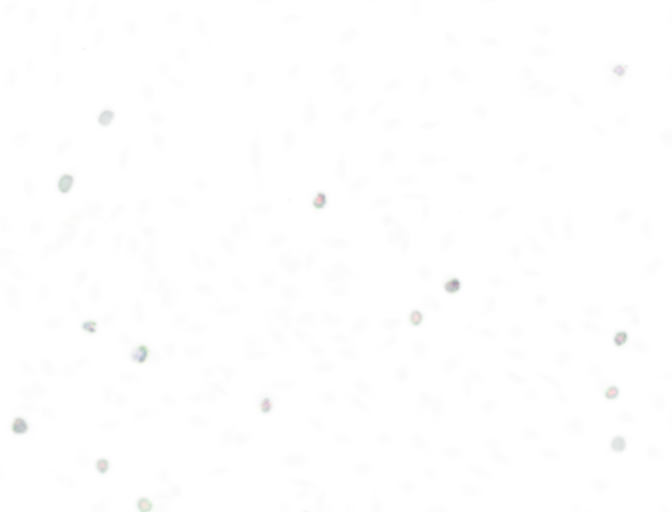
#> input picture Day_2_June_24/Jupyter_Notebooks/images/4color_cells.tif, 672 x 512 px, given in place of 46658_784_B12_1.tif, which was not available
$ jupyter execute --allow-errors 04_feature_extraction.ipynb   (text cells are left out)
#> lines starting #> are read from the running program, lines starting #| are printed output that depends on the picture; after the words box and inside, x2 and y2 are one past the last pixel; in counts of white or black regions, pixels touching at a corner belong together; pictures that were not available may be replaced by others from this repository, and a replacement may not be noted
[cell 1]
import numpy as np
import pandas as pd
import math
import matplotlib.pyplot as plt
import skimage
import skimage.io
import skimage.morphology
import skimage.segmentation
import skimage.color
import scipy.ndimage as ndi
import stackview
import ipywidgets as widgets

[cell 2]
image_stack = skimage.io.imread('images/cells_atlas/46658_784_B12_1.tif')
#> image_stack is the input picture: shape (512, 672, 4) uint16; mean R, G, B, A 429.8, 694.2, 475.8, 236.1

[cell 3]
plt.subplots(figsize=(5,5))
plt.imshow(image_stack);

[cell 4]
fig, (ax1, ax2, ax3) = plt.subplots(1, 3)
ax1.imshow(image_stack[:,:,0], cmap='Reds_r')
ax1.set_title('Red')
ax2.imshow(image_stack[:,:,1], cmap='Greens_r')
ax2.set_title('Green')
ax2.axis('off')
ax3.imshow(image_stack[:,:,2], cmap='Blues_r')
ax3.set_title('Blue')
ax3.axis('off')

[cell 5]
image_nuclei = image_stack[:,:,2] #blue channel in RGB
image_signal = image_stack[:,:,1] #green channel in RGB

# filter image
image_nuclei = skimage.filters.median(image_nuclei, skimage.morphology.disk(5))

# create mask and clean-up
mask_nuclei = image_nuclei > skimage.filters.threshold_otsu(image_nuclei)
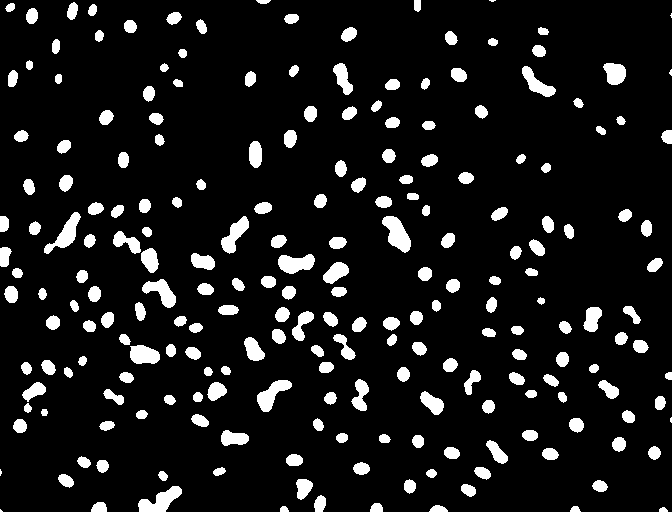
#> mask_nuclei: shape (512, 672) bool; 9.6% white; 220 white regions (6 under 20 px), largest, box (x1, y1, x2, y2) and area: (382, 216, 411, 253) 616, (138, 486, 182, 512) 598, (44, 212, 81, 254) 550
mask_nuclei = skimage.morphology.binary_closing(mask_nuclei, footprint=skimage.morphology.disk(5))
#> mask_nuclei: shape (512, 672) bool; 9.9% white; 202 white regions (10 under 20 px), largest, box (x1, y1, x2, y2) and area: (113, 227, 176, 308) 1339, (375, 196, 411, 253) 814, (272, 305, 314, 344) 730
mask_nuclei = ndi.binary_fill_holes(mask_nuclei, skimage.morphology.disk(5))

[cell 6]
plt.subplots(figsize=(7,7))
plt.imshow(mask_nuclei, cmap = 'gray');

[cell 7]
my_labels_raw = skimage.morphology.label(mask_nuclei)
#> my_labels_raw: shape (512, 672) int32; 203 distinct labels, from 0 to 202
#> `labels = skimage.morphology.label(my_labels_raw)`: labels: shape (512, 672) int64; 203 distinct labels, from 0 to 202

[cell 8]
def overlay_labels(label_img, text_color='red'):
    """This is a function not included in sci-kit image.
    It is for demonstration purposes to show label numbers
    As such, it is not extensively tested!
    This calls a label_image generated from skiimage.mophology.label
    text_color can be used to pick your color"""
#> called with text_color = 'red'

    img = label_img.astype(float)
    img /= img.max() if img.max() > 0 else 1
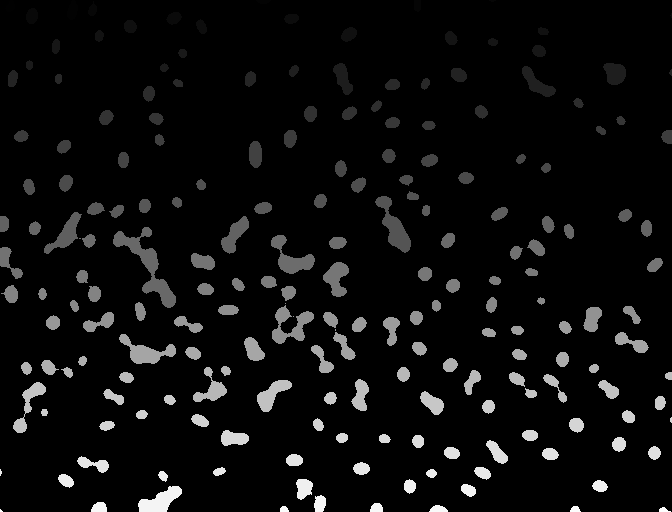
#> img: shape (512, 672) float64; min 0, max 1, mean 0.0514

    rgb = skimage.color.gray2rgb(img)

    fig, ax = plt.subplots(figsize=(6,6))
    ax.imshow(rgb)

    for region in skimage.measure.regionprops(label_img):
        y, x = region.centroid
        ax.text(x, y, str(region.label),
                color=text_color,
                fontsize=10,
                ha="center", va="center")
#> this loop made 202 passes
#> (y, x) on passes 1 to 3: (6.01, 10.09), (9.96, 72.1), (1.22, 263)

    ax.axis("off")
    return fig, ax

[cell 9]
labels = skimage.morphology.label(my_labels_raw)
overlay_labels(labels)
plt.show()

[cell 10]
plt.subplots(figsize=(7,7))
plt.imshow(my_labels_raw);

[cell 11]
my_labels = skimage.segmentation.clear_border(my_labels_raw)
#> my_labels: shape (512, 672) int32; 181 distinct labels, from 0 to 193

[cell 12]
plt.subplots(figsize=(7,7))
plt.imshow(my_labels);

[cell 13]
label_overlay = skimage.color.label2rgb(my_labels, image=image_stack[:,:,2], alpha=0.2)
plt.subplots(figsize=(7,7))
plt.imshow(label_overlay);

[cell 14]
label_overlay_u8 = (label_overlay * 255).astype(np.uint8)

#> (a cell that did not finish here is left out)

[cell 16]
my_regions = skimage.measure.regionprops_table(my_labels, properties=('label','area','perimeter'))
#> my_regions = 3 items

[cell 17]
my_regions

[cell 18]
my_dict = {'fruit name': 'apple', 'weight': 50, 'types': ['golden', 'gala', 'breaburn']}
my_dict

[cell 19]
my_dict['weight']

[cell 20]
my_regions = skimage.measure.regionprops_table(
    my_labels,intensity_image=image_signal, properties=('label','area','perimeter','mean_intensity'))
#> my_regions = 4 items

[cell 21]
my_regions

[cell 22]
plt.hist(my_regions['mean_intensity']);
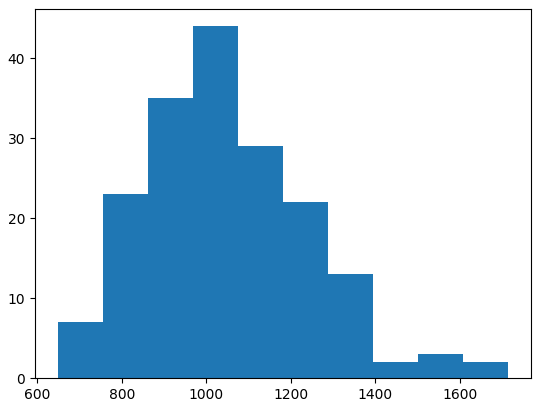
#> figure drawn by matplotlib, 1 panel; tallest bar 44 high, from x = 967.9 to 1074.6

[cell 23]
my_regions['area']
#> Out = 180 values, max 1339 at index 73, min 1 at index 101, mean 177.1

[cell 24]
selected = my_regions['area'] > 100
selected

[cell 25]
my_regions['mean_intensity'][selected]
#> Out = 131 values, max 1714.8 at index 74, min 690.3 at index 2, mean 1076.9

[cell 26]
import pandas as pd

[cell 27]
np.random.seed(42)
my_array = np.random.randint(0,100, (3,5))
my_array

[cell 28]
pd.DataFrame(my_array)

[cell 29]
my_df = pd.DataFrame(my_array, columns=['a', 'b', 'c', 'd', 'e'])
my_df

[cell 30]
my_df['c']

[cell 31]
my_df['c'] < 50

[cell 32]
my_df[my_df['c'] < 50]

[cell 33]
my_regions

[cell 34]
my_regions_df = pd.DataFrame(my_regions)
#> my_regions_df = table of 180 rows and 4 columns
my_regions_df
#> Out = table of 180 rows and 4 columns

[cell 35]
my_regions_df[my_regions_df['area'] > 100]
#> Out = table of 131 rows and 4 columns

[cell 36]
pixel_spacing = 0.06 # Let's say that 1 pixel corresponds to 0.06 um in our case
my_regions_df['perimeter um'] = my_regions_df['perimeter'] * pixel_spacing
my_regions_df['area um2'] = my_regions_df['area'] * pixel_spacing**2
my_regions_df
#> Out = table of 180 rows and 6 columns

[cell 37]
# Write your code here

[cell 38]
# Write your code here

[cell 39]
# Write your code here

[cell 40]
# Write your code here

[cell 41]
# Write your code here

[cell 42]
# Write your code here

[cell 43]
# Write your code here

[cell 44]
# Write your code here

[cell 45]
# Write your code here

[cell 46]
# Write your code here

[cell 47]
# This is what we should be getting
#load blobs
image_ex_1 = skimage.io.imread('images/blobs.tif')
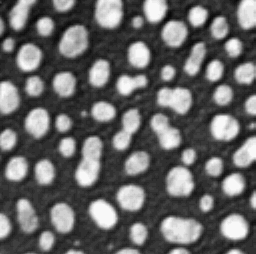
#> input picture Day_2_June_24/Jupyter_Notebooks/images/blobs.tif, 256 x 254 px
#> image_ex_1 is the input picture: shape (254, 256); min 8, max 248, mean 103.3
#mask and label blobs
mask_blobs = image_ex_1 > skimage.filters.threshold_otsu(image_ex_1)
#> mask_blobs: shape (254, 256) bool; 34.2% white; 64 white regions (3 under 20 px), largest, box (x1, y1, x2, y2) and area: (75, 137, 102, 187) 902, (161, 217, 202, 244) 858, (157, 87, 191, 114) 676
label_blobs = skimage.morphology.label(mask_blobs)
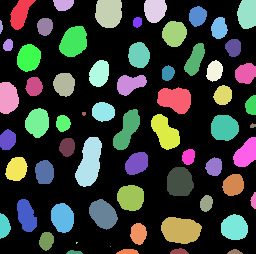
#> label_blobs: shape (254, 256) int32; 65 distinct labels, from 0 to 64; one colour per label, 0 black

#measure properties and make aspect ratio
results = skimage.measure.regionprops_table(label_blobs, properties=('label', 'axis_major_length', 'axis_minor_length', 'eccentricity'))
#> results = 4 items
results_df = pd.DataFrame(results)
#> results_df = table of 64 rows and 4 columns
results_df['aspect_ratio'] = results_df['axis_major_length'] / results_df['axis_minor_length']

# Remove elongated blobs
results_elongated_removed = results_df[results_df['aspect_ratio'] < 1.5]
#> results_elongated_removed = table of 42 rows and 5 columns
results_elongated_ecc_removed = results_df[results_df['eccentricity'] < 0.75]
#> results_elongated_ecc_removed = table of 43 rows and 5 columns

filtered_labels_ecc = np.isin(label_blobs, results_elongated_ecc_removed['label'])
#> filtered_labels_ecc: shape (254, 256) bool; 23.2% white; 43 white regions (2 under 20 px), largest, box (x1, y1, x2, y2) and area: (157, 87, 191, 114) 676, (59, 26, 87, 57) 660, (95, 0, 122, 28) 658
filtered_labels = np.isin(label_blobs, results_elongated_removed['label'])

# Relabel the filtered mask for visualization
filtered_labels_relabel_ecc = skimage.segmentation.relabel_sequential(filtered_labels_ecc * label_blobs)[0]
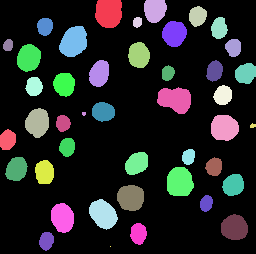
#> filtered_labels_relabel_ecc: shape (254, 256) int32; 44 distinct labels, from 0 to 43; one colour per label, 0 black
filtered_labels_relabel = skimage.segmentation.relabel_sequential(filtered_labels * label_blobs)[0]
#> filtered_labels_relabel: shape (254, 256) int32; 43 distinct labels, from 0 to 42

#visualize
fig, (ax1, ax2, ax3) = plt.subplots(1, 3)
ax1.imshow(label_blobs)
ax1.set_title('Blobs')
ax2.imshow(filtered_labels_relabel)
ax2.set_title('Aspect Ratio')
ax2.axis('off')
ax3.imshow(filtered_labels_relabel_ecc)
ax3.set_title('Eccentricity')
ax3.axis('off')

[cell 48]
# Solution cell 2

stackview.curtain(label_blobs, filtered_labels_relabel)
#> (this line was passed over: stackview is not available in this run)

[cell 49]
# Solution cell 3

# Option 2 to keep the same label values as before
filtered_labels = np.where(np.isin(label_blobs, results_elongated_removed['label']), label_blobs, 0)
#> filtered_labels: shape (254, 256) int32; 43 distinct labels, from 0 to 58

plt.subplots(figsize=(5,5))
plt.imshow(filtered_labels);

[cell 50]
# Solution cell 4

stackview.curtain(label_blobs, filtered_labels)
#> (this line was passed over: stackview is not available in this run)

[cell 51]
# Solution cell 1

# Step 1 compute distance transform from masks
distance = ndi.distance_transform_edt(mask_blobs)
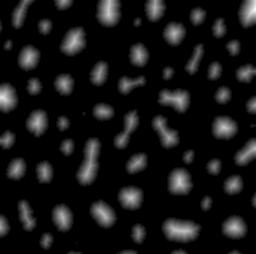
#> distance: shape (254, 256) float64; min 0, max 16.55, mean 1.44; drawn with min black and max white

# Step 2 blur helps reduce the noise and minor irregularities in the distance values
blurred_distance = skimage.filters.gaussian(distance, sigma=2)

# Step 3 define our foot print
fp = np.ones((3,3))

# Step 4 compute local max of blurred distance map using the footprint
coords = skimage.feature.peak_local_max(blurred_distance, footprint=fp, labels=mask_blobs)
#> coords = 73 pairs, first value 1 to 252, second value 1 to 254

# Step 5 create an array with labeled markers
mask = np.zeros(distance.shape, dtype=bool)
mask[tuple(coords.T)] = True
markers = skimage.measure.label(mask)

# Step 6 apply the watershed algorithm
labels = skimage.segmentation.watershed(-blurred_distance, markers, mask=mask_blobs)
#> labels: shape (254, 256) int32; 74 distinct labels, from 0 to 73

[cell 52]
#Step 7, plot it all
fig, axes = plt.subplots(2, 3, figsize=(15, 10))

# 1 — mask_blobs
axes[0, 0].imshow(mask_blobs, cmap='gray')
axes[0, 0].set_title("mask_blobs")
axes[0, 0].axis('off')

# 2 — distance transform
axes[0, 1].imshow(distance, cmap='viridis')
axes[0, 1].set_title("distance transform")
axes[0, 1].axis('off')

# 3 — blurred distance
axes[0, 2].imshow(blurred_distance, cmap='viridis')
axes[0, 2].set_title("blurred distance")
axes[0, 2].axis('off')

# 4 — coords (peak local maxima)
coords_img = np.zeros_like(mask_blobs, dtype=float)
coords_img[tuple(coords.T)] = 1
axes[1, 0].imshow(mask_blobs, cmap='gray')
axes[1, 0].scatter(coords[:, 1], coords[:, 0], c='red', s=10)
axes[1, 0].set_title("coords (local maxima)")
axes[1, 0].axis('off')

# 5 — markers
axes[1, 1].imshow(markers, cmap='nipy_spectral')
axes[1, 1].set_title("markers")
axes[1, 1].axis('off')

# 6 — final watershed labels
axes[1, 2].imshow(labels, cmap='nipy_spectral')
axes[1, 2].set_title("watershed labels")
axes[1, 2].axis('off')

plt.tight_layout()
plt.show()

[cell 53]
plt.subplots(figsize=(7,7))
plt.imshow(labels)
plt.show()

[cell 54]
overlay_labels(labels)
#> call 2 of overlay_labels, with text_color = 'red'
#> in overlay_labels (call 2), `img = label_img.astype(float)`:
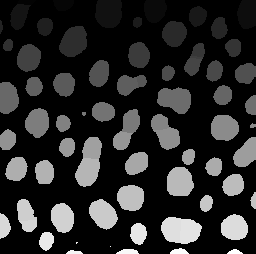
#> img: shape (254, 256) float64; min 0, max 73, mean 12.3; drawn with min black and max white
#> the loop in overlay_labels (call 2), `for region in skimage.measure.regionprops(label_img):` made 73 passes
#> (y, x) on passes 1 to 12: (1.74, 25.96), (4.27, 62.95), (9.81, 154.5), (13.55, 246.8), (12.57, 108.3), (15.58, 18.75), (15.76, 197.2), (21.78, 137), (26.09, 44.58), (26.4, 0.7), (27.79, 218.8), (33.19, 173.9)

[cell 55]
# first detect edges from the labels after watershed
edges = skimage.filters.sobel(labels)

# then detect edges from the mask_blobs before watershed
edges2 = skimage.filters.sobel(mask_blobs)

fig, ax = plt.subplots(1, 2, figsize=(10,10))
ax[0].imshow(edges)
ax[1].imshow(edges2)
ax[0].set_title('Edges of labels after watershed');
ax[1].set_title('Edges of masks before watershed');

[cell 56]
#Use XOR to remove the edges created by watershed
almost = np.logical_not(np.logical_xor(edges != 0, edges2 != 0)) * mask_blobs # XOR = exclusive OR
#> almost: shape (254, 256) bool; 33.8% white; 64 white regions (3 under 20 px), largest, box (x1, y1, x2, y2) and area: (75, 137, 102, 187) 872, (161, 217, 202, 244) 812, (157, 87, 191, 114) 676

#Grow the holes created by removing the boundaries added by watershed
output = skimage.morphology.binary_opening(almost)
#> output: shape (254, 256) bool; 33.7% white; 70 white regions (1 under 20 px), largest, box (x1, y1, x2, y2) and area: (157, 87, 191, 114) 675, (59, 26, 87, 57) 659, (95, 0, 122, 28) 658

#label the new segmentations
split_labels_ex_1 = skimage.morphology.label(output)
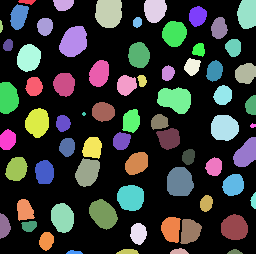
#> split_labels_ex_1: shape (254, 256) int32; 71 distinct labels, from 0 to 70; one colour per label, 0 black

fig, ax = plt.subplots(2, 2, figsize=(10,10))
ax[0, 0].imshow(np.logical_xor(edges != 0, edges2 != 0))
ax[0, 0].set_title("Boundaries added by watershed")
ax[0, 1].imshow(almost)
ax[0, 1].set_title("Remove watershed boundary\n note: perimeter is intact")
ax[1, 0].imshow(output)
ax[1, 0].set_title("Split by Watershed")
ax[1, 1].imshow(split_labels_ex_1);
ax[1, 1].set_title("Relabeled after Split by Watershed")
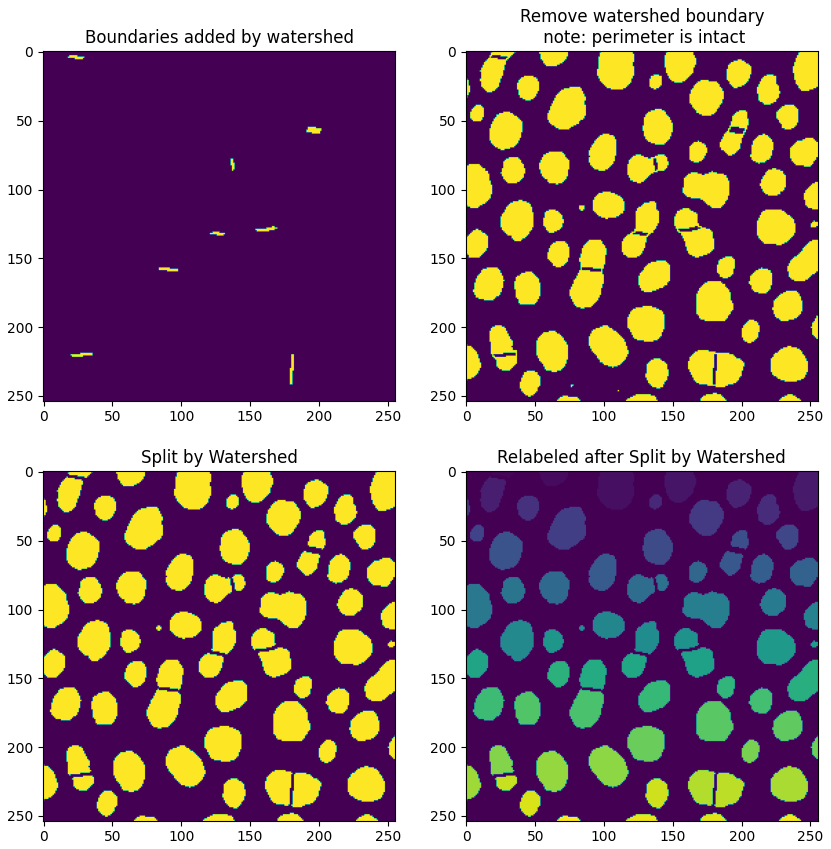
#> figure drawn by matplotlib, 4 panels
